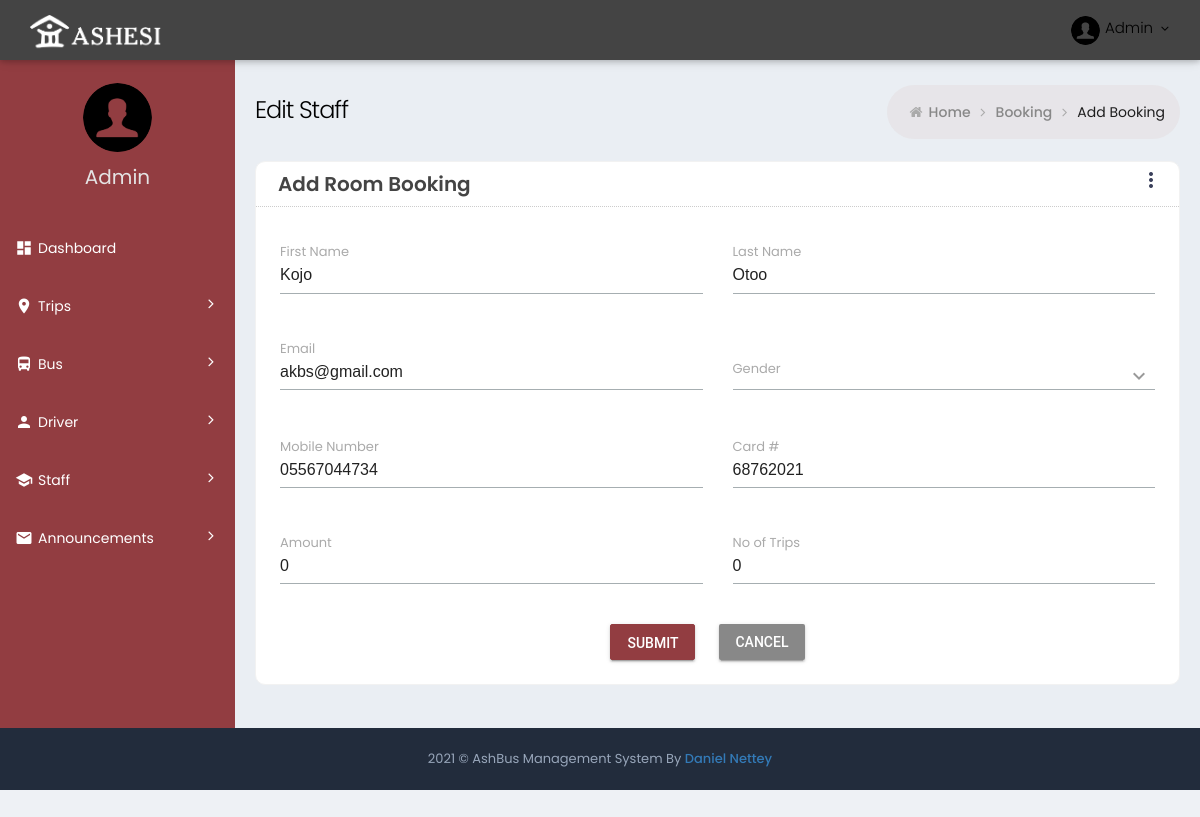
/editstaff/5/, run on an earlier commit of the app's database.
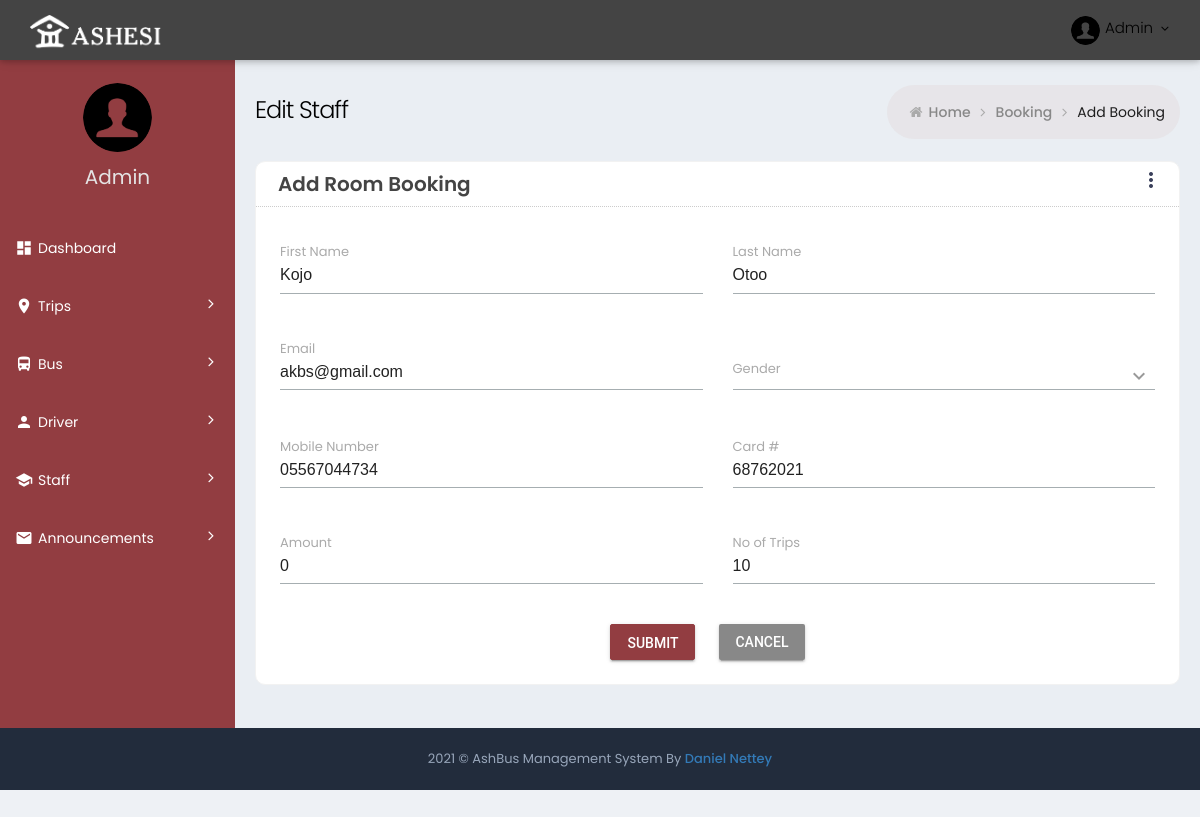
And on a later commit of the database.
### ashbus/ashbus_web/models.py (models this page shows, shortened)
class Staff(models.Model):
    card_id = models.CharField(max_length=10)
    amount = models.IntegerField(default=0)
    person = models.ForeignKey(Person, on_delete=models.CASCADE)
    password = models.CharField(max_length=20, default="")

class Person(models.Model):
    email = models.CharField(max_length=40)
    first_name = models.CharField(max_length=20)
    last_name = models.CharField(max_length=20)
    mobile = models.CharField(max_length=20)
    gender = models.CharField(max_length=10)
    number_of_trips = models.IntegerField(default=0)

### ashbus/ashbus_web/views.py (the view)
# urls.py: path('editstaff/<int:staff_id>/', EditStaffView, name="edit_staff"),
def EditStaffView(request, staff_id):
    staff = Staff.objects.filter(id=staff_id)[0]
    person = Person.objects.filter(id=staff.person.id)[0]
    if request.method == "POST":
        try:
            person.first_name = request.POST.get('first_name')
            person.last_name = request.POST.get('last_name')
            person.gender = request.POST.get('gender')
            person.email = request.POST.get('email')
            person.gender = "Male"
            person.mobile = request.POST.get('mobile')
            staff.card_id = request.POST.get('card_id')
            staff.amount = request.POST.get('amount')
            person.number_of_trips = request.POST.get('number_of_trips')
            staff.save()
            person.save()
            return render(request, 'edit_staff.html', {"staff":staff})
        except Exception :
            raise Exception
            return render(request,"Something went wrong")
    else:
        return render(request, 'edit_staff.html', {"staff":staff})

### ashbus/ashbus_web/templates/edit_staff.html (shortened to what the changed rows need)
{% extends 'innerBase.html'  %}
{% block Content %}
<div class="page-content-wrapper">
	<div class="page-content">
		<div class="row">
			<div class="col-sm-12">
				<div class="card-box">
					<form action="{% url 'edit_staff' staff.id %}"  method="POST"  class="">
						<div class="card-body row">
							<div class="col-lg-6 p-t-20">
								<div
									class="mdl-textfield mdl-js-textfield mdl-textfield--floating-label txt-full-width">
									<input class="mdl-textfield__input" type="text" name="first_name" id="txtFirstName" value="{{ staff.person.first_name }}">
									<label class="mdl-textfield__label">First Name</label>
								</div>
							</div>
							<div class="col-lg-6 p-t-20">
								<div
									class="mdl-textfield mdl-js-textfield mdl-textfield--floating-label txt-full-width">
									<input class="mdl-textfield__input" type="text" name="last_name" id="txtLasttName" value="{{ staff.person.last_name }}">
									<label class="mdl-textfield__label">Last Name</label>
								</div>
							</div>
							<div class="col-lg-6 p-t-20">
								<div
									class="mdl-textfield mdl-js-textfield mdl-textfield--floating-label txt-full-width">
									<input class="mdl-textfield__input" type="email" name="email" id="txtemail" value="{{ staff.person.email }}">
									<label class="mdl-textfield__label">Email</label>
								</div>
							</div>
							<div class="col-lg-6 p-t-20">
								<div
									class="mdl-textfield mdl-js-textfield mdl-textfield--floating-label txt-full-width">
									<input class="mdl-textfield__input" type="text" name="mobile" value="{{ staff.person.mobile }}"
										pattern="-?[0-9]*(\.[0-9]+)?" id="text5">
									<label class="mdl-textfield__label" for="text5">Mobile Number</label>
								</div>
							</div>
							<div class="col-lg-6 p-t-20">
								<div
									class="mdl-textfield mdl-js-textfield mdl-textfield--floating-label txt-full-width">
									<input class="mdl-textfield__input" maxlength="10" type="text" name="card_id" id="card_id" value="{{ staff.card_id }}">
									<label class="mdl-textfield__label">Card #</label>
								</div>
							</div>
							<div class="col-lg-6 p-t-20">
								<div
									class="mdl-textfield mdl-js-textfield mdl-textfield--floating-label txt-full-width">
									<input class="mdl-textfield__input" type="number" id="amount" name="amount" value="{{ staff.amount }}">
									<label class="mdl-textfield__label">Amount</label>
								</div>
							</div>
							<div class="col-lg-6 p-t-20">
								<div
									class="mdl-textfield mdl-js-textfield mdl-textfield--floating-label txt-full-width">
									<input class="mdl-textfield__input" type="number" id="number_trips" name="number_of_trips" value="{{ staff.person.number_of_trips }}">
									<label class="mdl-textfield__label">No of Trips</label>
								</div>
							</div>
						</div>
					</form>
				</div>
			</div>
		</div>
	</div>
</div>
{% endblock Content %}

What changed in the data, as far as the page shows it:
changed through a linked row, Staff "Kojo": number_of_trips "0" → "10"
